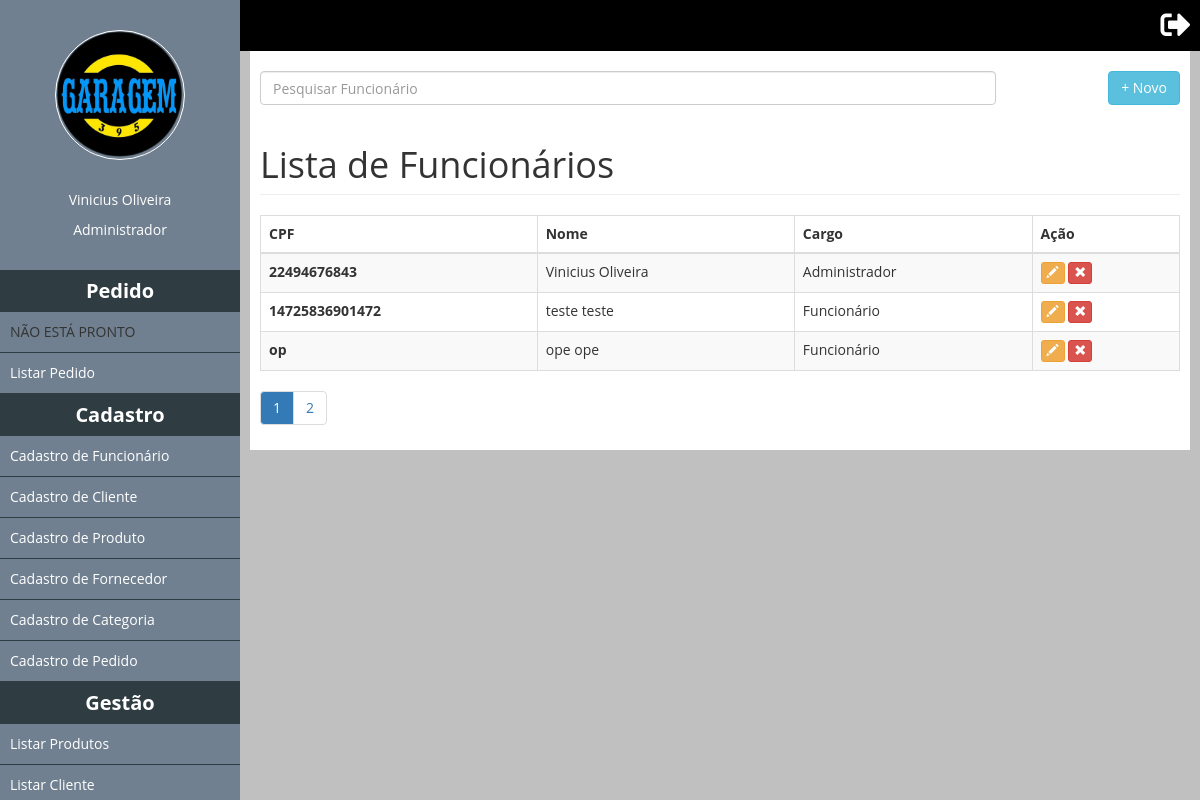
/ListaFuncionarios (signed in), run on the app's committed database.
### tables this page shows
CREATE TABLE IF NOT EXISTS `tb_funcionario` (
  `idfuncionario` int(11) NOT NULL AUTO_INCREMENT,
  `cpf` char(14) NOT NULL,
  `nome` varchar(255) NOT NULL,
  `id_cargo` int(11) NOT NULL,
  `sobrenome` varchar(250) NOT NULL,
  `email` varchar(255) NOT NULL,
  `senha` varchar(100) NOT NULL,
  `status` tinyint(1) NOT NULL,
  PRIMARY KEY (`idfuncionario`)
);

CREATE TABLE IF NOT EXISTS `tb_cargo` (
  `idcargo` int(11) NOT NULL AUTO_INCREMENT,
  `cargo` varchar(50) NOT NULL,
  PRIMARY KEY (`idcargo`)
);

### classes/Mysql.php (called while the page is built)
<?php
	class Mysql
	{
		private static $pdo;
		public static function conectar(){
			if(self::$pdo == null){
				try{
					self::$pdo = new PDO('mysql:host='.HOST.';dbname='.DATABASE,USER,PASSWORD,array(PDO::MYSQL_ATTR_INIT_COMMAND => 'SET NAMES utf8'));
					self::$pdo->setAttribute(PDO::ATTR_ERRMODE,PDO::ERRMODE_EXCEPTION);
				}catch(Exception $e){
					echo '<h2>Erro ao conectar.</h2>';
				}
			}
			return self::$pdo;
		}
	}
?>

### pages/ListaFuncionarios.php (the view, shortened to what this page needs)
<input id="pesquisaSlide" class="form-control left" placeholder="Pesquisar Funcionário" />
<a href="<?php echo INCLUDE_PATH;?>CadastroFuncionario"><button type="button" class="btn btn-info right">+ Novo</button></a>
<h1 class="page-header">Lista de Funcionários</h1>
			<div class="table-responsive">
				<table class="table table-striped table-bordered table-hover" id="list-thumbs">
			      	<thead>
				        <tr>
				          	<th>CPF</th>
				          	<th>Nome</th>
				          	<th>Cargo</th>
				          	<th>Ação</th>
				        </tr>
			      	</thead>
			  		<tbody>
			  			<?php
			  				$funcionarios = MySql::conectar()->prepare("
								SELECT *
								FROM tb_funcionario F
								INNER JOIN tb_cargo C
								ON F.id_cargo = C.idcargo
								WHERE F.status != 0
			  				");
			  				$funcionarios->execute();
			  				$funcionarios = $funcionarios->fetchAll();
			  				foreach ($funcionarios as $key => $value):
			  			?>
			    		<tr>
				          	<th><?php echo $value['cpf'];?></th>
				          	<td><?php echo $value['nome'].' '.$value['sobrenome'];?></td>
				          	<td><?php echo $value['cargo'];?></td>
				          	<td>
				          		<form method="post" style="display: inline-block;">
						            <button class="btn btn-warning btn-xs" title="Alterar" data-toggle="modal" data-target="#myModal" type="submit">
					              		<span class="glyphicon glyphicon-pencil" aria-hidden="true"></span>
						            </button>
						        </form>
						        <form method="post" style="display: inline-block;">
						            <button class="btn btn-danger btn-xs" title="Remover" type="submit" data-toggle="modal" data-target="#myModal" type="submit">
						              	<span class="glyphicon glyphicon-remove" aria-hidden="true"></span>
						            </button>
					            </form>
			      			</td>
			    		</tr>
			    		<?php endforeach;?>
			  		</tbody>
				</table>
			</div>
			<div id="paginacao" class="w100">
				<ul class="pagination"></ul>
			</div>
    	</div>
	</div>
</div>

### css/teste.css (style rules this page uses)
* { margin: 0; padding: 0; }
html, body { height: 100%; }
body { overflow-x: hidden; }
.w100 { width: 100%; }
.left { float: left; }
.right { float: right; }
#paginacao ul { margin: 0; }
a { color: #fff; text-decoration: none; }
#pesquisaSlide { width: 80% !important; }

### css/style.css (style rules this page uses)
* { margin: 0; padding: 0; box-sizing: border-box; font-family: "Open Sans"; }
html, body { height: 100%; background-color: #DCDCDC; }
body { overflow-x: hidden; }

### data on the page
tb_funcionario: cpf "22494676843", nome "Vinicius", sobrenome "Oliveira", id_cargo.cargo "Administrador"
tb_funcionario: cpf "14725836901472", nome "teste", sobrenome "teste", id_cargo.cargo "Funcionário"
tb_funcionario: cpf "op", nome "ope", sobrenome "ope", id_cargo.cargo "Funcionário"

### other printed values
$_SESSION['name'] "Vinicius Oliveira"
$_SESSION['cargo'] "Administrador"
